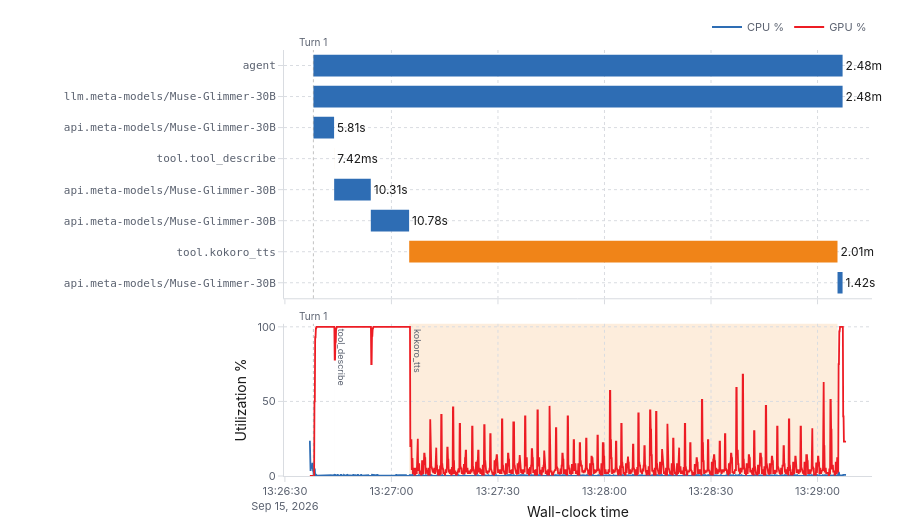

Notebook code cell kept with this figure:
### Code cell
import importlib, sys, os, logging, warnings

sys.path.insert(0, os.path.abspath("utils"))

logging.disable(logging.WARNING) 
warnings.filterwarnings("ignore") 

import hermes_profiler
importlib.reload(hermes_profiler)

SESSION_ID = None # a run ID, or None to auto-fetch the latest session
hermes_profiler.show_session_overview(SESSION_ID) 

logging.disable(logging.NOTSET)

### Figure 1 — Plotly figure (JSON) as saved in the notebook; plotly's stock layout.template omitted (floating-point values rounded to 4 significant figures; data arrays with more than 128 entries replaced by an {"elided": "..."} marker saying what was removed)
{"data": [{"base": ["2026-09-15T13:26:38.026226184", "2026-09-15T13:26:38.031989795", "2026-09-15T13:26:38.044369074", "2026-09-15T13:26:43.858433611", "2026-09-15T13:26:43.872001637", "2026-09-15T13:26:54.196359732", "2026-09-15T13:27:05.004265287", "2026-09-15T13:29:05.628766586"], "cliponaxis": false, "hoverinfo": "text", "hovertext": ["<b>agent</b><br>turn: 1<br>type: AGENT<br>start: 13:26:38.026<br>duration: 2.48m", "<b>llm.meta-models/Muse-Glimmer-30B</b><br>turn: 1<br>type: LLM<br>start: 13:26:38.031<br>duration: 2.48m", "<b>api.meta-models/Muse-Glimmer-30B</b><br>turn: 1<br>type: LLM<br>start: 13:26:38.044<br>duration: 5.81s", "<b>tool.tool_describe</b><br>turn: 1<br>type: TOOL<br>start: 13:26:43.858<br>duration: 7.42ms", "<b>api.meta-models/Muse-Glimmer-30B</b><br>turn: 1<br>type: LLM<br>start: 13:26:43.872<br>duration: 10.31s", "<b>api.meta-models/Muse-Glimmer-30B</b><br>turn: 1<br>type: LLM<br>start: 13:26:54.196<br>duration: 10.78s", "<b>tool.kokoro_tts</b><br>turn: 1<br>type: TOOL<br>start: 13:27:05.004<br>duration: 2.01m", "<b>api.meta-models/Muse-Glimmer-30B</b><br>turn: 1<br>type: LLM<br>start: 13:29:05.628<br>duration: 1.42s"], "marker": {"color": ["#2E6DB4", "#2E6DB4", "#2E6DB4", "#F08418", "#2E6DB4", "#2E6DB4", "#F08418", "#2E6DB4"]}, "orientation": "h", "showlegend": false, "text": ["2.48m", "2.48m", "5.81s", "7.42ms", "10.31s", "10.78s", "2.01m", "1.42s"], "textposition": "outside", "type": "bar", "x": [149000.0, 149000.0, 5805.0, 7.421, 10310.0, 10780.0, 120600.0, 1420.0], "xaxis": "x", "y": [0, 1, 2, 3, 4, 5, 6, 7], "yaxis": "y"}, {"hovertemplate": "CPU %{y:.1f}%<br>%{x|%H:%M:%S.%L}<extra></extra>", "line": {"color": "#2E6DB4", "width": 1.8}, "mode": "lines", "name": "CPU %", "type": "scatter", "x": {"elided": "1511 str values"}, "xaxis": "x2", "y": {"elided": "1511 float values"}, "yaxis": "y2"}, {"hovertemplate": "GPU %{y:.1f}%<br>%{x|%H:%M:%S.%L}<extra></extra>", "line": {"color": "#ED1C24", "width": 1.8}, "mode": "lines", "name": "GPU %", "type": "scatter", "x": {"elided": "1511 str values"}, "xaxis": "x2", "y": {"elided": "1511 float values"}, "yaxis": "y2"}], "layout": {"annotations": [{"font": {"color": "#5B6270", "size": 9}, "showarrow": false, "text": "tool_describe", "textangle": 90, "x": "2026-09-15T13:26:43.858433611", "xanchor": "left", "xref": "x2", "y": 100, "yanchor": "top", "yref": "y2"}, {"font": {"color": "#5B6270", "size": 9}, "showarrow": false, "text": "kokoro_tts", "textangle": 90, "x": "2026-09-15T13:27:05.004265287", "xanchor": "left", "xref": "x2", "y": 100, "yanchor": "top", "yref": "y2"}, {"font": {"color": "#5B6270", "size": 10}, "showarrow": false, "text": "Turn 1", "x": "2026-09-15T13:26:38.026226184", "xanchor": "center", "xref": "x", "y": 1, "yanchor": "bottom", "yref": "y domain"}, {"font": {"color": "#5B6270", "size": 10}, "showarrow": false, "text": "Turn 1", "x": "2026-09-15T13:26:38.026226184", "xanchor": "center", "xref": "x2", "y": 1, "yanchor": "bottom", "yref": "y2 domain"}], "bargap": 0.3, "font": {"color": "#1A1A1A", "family": "-apple-system, BlinkMacSystemFont, \"Segoe UI\", Roboto, Helvetica, Arial, sans-serif", "size": 12}, "height": 520, "hoverlabel": {"bgcolor": "#FFFFFF", "bordercolor": "#D9DCE1", "font": {"color": "#1A1A1A", "size": 12}}, "hovermode": "x unified", "legend": {"bgcolor": "rgba(0,0,0,0)", "borderwidth": 0, "font": {"color": "#5B6270", "size": 11}, "orientation": "h", "x": 1, "xanchor": "right", "y": 1.02, "yanchor": "bottom"}, "margin": {"b": 44, "l": 284, "r": 28, "t": 48}, "paper_bgcolor": "#FFFFFF", "plot_bgcolor": "#FFFFFF", "shapes": [{"fillcolor": "rgba(46,109,180,0.13)", "layer": "below", "line": {"width": 0}, "opacity": 1, "type": "rect", "x0": "2026-09-15T13:26:43.858433611", "x1": "2026-09-15T13:26:43.868433611", "xref": "x2", "y0": 0, "y1": 1, "yref": "y2 domain"}, {"fillcolor": "rgba(240,132,24,0.15)", "layer": "below", "line": {"width": 0}, "opacity": 1, "type": "rect", "x0": "2026-09-15T13:27:05.004265287", "x1": "2026-09-15T13:29:05.620265287", "xref": "x2", "y0": 0, "y1": 1, "yref": "y2 domain"}, {"line": {"color": "rgba(120,120,120,0.45)", "dash": "dot", "width": 1}, "type": "line", "x0": "2026-09-15T13:26:38.026226184", "x1": "2026-09-15T13:26:38.026226184", "xref": "x", "y0": 0, "y1": 1, "yref": "y domain"}, {"line": {"color": "rgba(120,120,120,0.45)", "dash": "dot", "width": 1}, "type": "line", "x0": "2026-09-15T13:26:38.026226184", "x1": "2026-09-15T13:26:38.026226184", "xref": "x2", "y0": 0, "y1": 1, "yref": "y2 domain"}], "xaxis": {"anchor": "y", "domain": [0, 1], "gridcolor": "#D9DCE1", "griddash": "dot", "linecolor": "#D9DCE1", "matches": "x2", "showticklabels": false, "tickcolor": "#D9DCE1", "tickfont": {"color": "#5B6270", "size": 11}, "ticks": "outside", "type": "date", "zeroline": false}, "xaxis2": {"anchor": "y2", "domain": [0, 1], "gridcolor": "#D9DCE1", "griddash": "dot", "linecolor": "#D9DCE1", "tickcolor": "#D9DCE1", "tickfont": {"color": "#5B6270", "size": 11}, "ticks": "outside", "title": {"text": "Wall-clock time"}, "type": "date", "zeroline": false}, "yaxis": {"anchor": "x", "automargin": true, "autorange": "reversed", "domain": [0.4172, 1], "gridcolor": "#D9DCE1", "griddash": "dot", "linecolor": "#D9DCE1", "tickcolor": "#D9DCE1", "tickfont": {"color": "#5B6270", "family": "monospace", "size": 11}, "tickmode": "array", "ticks": "outside", "ticktext": ["agent", "    llm.meta-models/Muse-Glimmer-30B", "        api.meta-models/Muse-Glimmer-30B", "        tool.tool_describe", "        api.meta-models/Muse-Glimmer-30B", "        api.meta-models/Muse-Glimmer-30B", "        tool.kokoro_tts", "        api.meta-models/Muse-Glimmer-30B"], "tickvals": [0, 1, 2, 3, 4, 5, 6, 7], "zeroline": false}, "yaxis2": {"anchor": "x2", "domain": [0, 0.3572], "gridcolor": "#D9DCE1", "griddash": "dot", "linecolor": "#D9DCE1", "range": [0, 102], "tickcolor": "#D9DCE1", "tickfont": {"color": "#5B6270", "size": 11}, "ticks": "outside", "title": {"text": "Utilization %"}, "zeroline": false}}}
